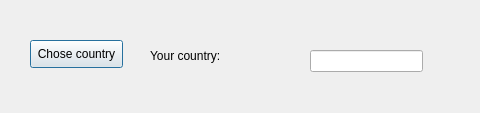
<?xml version="1.0" encoding="UTF-8"?>
<ui version="4.0">
 <class>Dialog</class>
 <widget class="QDialog" name="Dialog">
  <property name="geometry">
   <rect>
    <x>0</x>
    <y>0</y>
    <width>480</width>
    <height>113</height>
   </rect>
  </property>
  <property name="windowTitle">
   <string>Dialog</string>
  </property>
  <widget class="QPushButton" name="pushButton">
   <property name="geometry">
    <rect>
     <x>30</x>
     <y>40</y>
     <width>93</width>
     <height>28</height>
    </rect>
   </property>
   <property name="text">
    <string>Chose country</string>
   </property>
  </widget>
  <widget class="QLineEdit" name="lineEdit">
   <property name="geometry">
    <rect>
     <x>310</x>
     <y>50</y>
     <width>113</width>
     <height>22</height>
    </rect>
   </property>
  </widget>
  <widget class="QLabel" name="label">
   <property name="geometry">
    <rect>
     <x>150</x>
     <y>40</y>
     <width>131</width>
     <height>31</height>
    </rect>
   </property>
   <property name="text">
    <string>Your country:</string>
   </property>
  </widget>
 </widget>
 <resources/>
 <connections/>
</ui>
